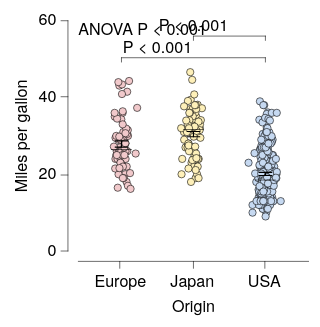

The Vega-Lite source for this figure:
### Vega-Lite specification from a JSON file in a GitHub repository (floating-point values rounded to 4 significant figures; data arrays with more than 128 entries replaced by an {"elided": "..."} marker saying what was removed)
{"background": null, "config": {"arc": {"fill": "#DBDBDB", "fillOpacity": 1.0, "innerRadius": 25.0, "padAngle": 0.03, "stroke": "black", "strokeOpacity": 1, "strokeWidth": 0.25}, "area": {"fill": "#DBDBDB", "fillOpacity": 1.0, "stroke": "black", "strokeOpacity": 1, "strokeWidth": 0.25}, "axis": {"domain": true, "domainCap": "round", "domainColor": "black", "domainWidth": 0.25, "grid": false, "gridCap": "round", "gridColor": "#F1F1F1", "gridDash": [0, 0], "gridOpacity": 1.0, "gridWidth": 0.25, "labelColor": "black", "labelFont": "HelveticaNeue", "labelFontSize": 7, "labelFontStyle": "normal", "labelFontWeight": 400, "offset": 4.5, "ticks": true, "tickCap": "round", "tickColor": "black", "tickSize": 3, "tickWidth": 0.25, "titleColor": "black", "titleFont": "HelveticaNeue", "titleFontSize": 7, "titleFontStyle": "normal", "titleFontWeight": 400}, "axisX": {"domain": true, "labelAlign": "center", "labelAngle": 0, "labels": true, "ticks": true, "translate": 0}, "axisY": {"domain": true, "labelAlign": "right", "labelAngle": 0, "labels": true, "ticks": true, "translate": 0}, "axisRight": {"domain": true, "labelAlign": "left", "labelAngle": 0, "labels": true, "ticks": true, "translate": 0}, "axisTop": {"domain": true, "labelAlign": "center", "labelAngle": 0, "labels": true, "ticks": true, "translate": 0}, "bar": {"fill": "#DBDBDB", "fillOpacity": 1.0, "stroke": "black", "strokeOpacity": 1, "strokeWidth": 0.25}, "boxplot": {"size": 9.0, "ticks": {"cornerRadius": 0.25, "fill": "black", "size": 4.5, "thickness": 0.25}, "box": {"fillOpacity": 1.0, "stroke": "black", "strokeOpacity": 1, "strokeWidth": 0.25}, "median": {"fill": "black", "fillOpacity": 1.0, "size": 9.0, "thickness": 0.25}, "rule": {"fill": "black", "fillOpacity": 1.0, "size": 10.0, "stroke": "black", "strokeDash": [0, 0], "strokeOpacity": 1, "strokeWidth": 0.25}, "outliers": {"color": "black", "fill": "black", "fillOpacity": 1.0, "size": 0, "stroke": "black", "strokeOpacity": 1, "strokeWidth": 0.25}}, "circle": {"fill": "black", "fillOpacity": 1.0, "size": 0.5, "stroke": "black", "strokeOpacity": 1, "strokeWidth": 0.25}, "errorband": {"band": {"fillOpacity": 0.6, "stroke": null, "strokeWidth": 0.25, "strokeOpacity": 1}, "borders": {"opacity": 0, "strokeOpacity": 0.25, "strokeWidth": 1}}, "errorbar": {"opacity": 1, "rule": {"strokeDash": [0, 0], "strokeWidth": 0.5}, "ticks": {"color": "black", "cornerRadius": 0.25, "opacity": 1, "size": 6.0, "thickness": 0.5}, "thickness": 0.5}, "font": "HelveticaNeue", "geoshape": {"fill": "#DBDBDB", "fillOpacity": 1.0, "stroke": "black", "strokeOpacity": 1, "strokeWidth": 0.25}, "header": {"labelColor": "black", "labelFont": "HelveticaNeue", "labelFontSize": 7, "labelFontStyle": "normal", "labelFontWeight": 400, "titleColor": "black", "titleFont": "HelveticaNeue", "titleFontSize": 7, "titleFontStyle": "normal", "titleFontWeight": 400, "titlePadding": 0}, "legend": {"disable": false, "offset": 4.5, "gradientLength": 50.0, "gradientThickness": 5.0, "gradientOpacity": 1.0, "gradientStrokeColor": "black", "gradientStrokeWidth": 0.25, "labelColor": "black", "labelFont": "HelveticaNeue", "labelFontSize": 7, "labelFontStyle": "normal", "labelFontWeight": 400, "strokeColor": "black", "strokeWidth": 0, "symbolSize": 42, "symbolStrokeColor": "black", "symbolStrokeWidth": 0.25, "titleColor": "black", "titleFont": "HelveticaNeue", "titleFontSize": 7, "titleFontStyle": "normal", "titleFontWeight": 400}, "line": {"color": "black", "stroke": "black", "strokeCap": "round", "strokeDash": [0, 0], "strokeOpacity": 1, "strokeWidth": 0.375}, "point": {"filled": true, "fill": "#DBDBDB", "fillOpacity": 1.0, "size": 5.0, "stroke": "black", "strokeOpacity": 1, "strokeWidth": 0.25}, "range": {"category": ["#C6D9F1", "#F1C9CB", "#FEF0B9", "#CEE37A", "#7AA8E0", "#E589A3", "#FDDD5D", "#68B961", "#4177B1", "#C35082", "#E5C227", "#438156"], "diverging": {"scheme": ["#C35082", "#CE6D94", "#D989A7", "#E2A4BA", "#EABFCE", "#F1DBE2", "#F6F6F6", "#D7E0EB", "#B9CBE0", "#9BB6D5", "#7DA1C9", "#5F8CBD", "#4177B1"]}, "heatmap": {"scheme": ["#DFE9F7", "#C6D9F1", "#ADC8EC", "#94B8E6", "#7AA8E0", "#6097DA", "#4D87CA", "#4177B1", "#386898", "#2F597F", "#264A69", "#1D3A58"]}, "ordinal": {"scheme": ["#F1F1F1", "#DBDBDB", "#C6C6C6", "#B2B2B2", "#9D9D9D", "#898989", "#767676", "#636363", "#515151", "#404040", "#2F2F2F", "#1F1F1F"]}, "ramp": {"scheme": ["#DFE9F7", "#C6D9F1", "#ADC8EC", "#94B8E6", "#7AA8E0", "#6097DA", "#4D87CA", "#4177B1", "#386898", "#2F597F", "#264A69", "#1D3A58"]}}, "rule": {"color": "black", "stroke": "black", "strokeCap": "round", "strokeDash": [2, 2], "strokeOpacity": 1, "strokeWidth": 0.25}, "scale": {"bandPaddingInner": 0.1, "bandPaddingOuter": 0.1, "round": false}, "rect": {"fill": "#DBDBDB", "fillOpacity": 1.0, "stroke": "black", "strokeOpacity": 1, "strokeWidth": 0.25}, "square": {"fill": "#DBDBDB", "fillOpacity": 1.0, "size": 10.0, "stroke": "black", "strokeOpacity": 1, "strokeWidth": 0.25}, "text": {"color": "black", "font": "HelveticaNeue", "fontSize": 7, "fontStyle": "normal", "fontWeight": 400}, "title": {"anchor": "middle", "frame": "group", "color": "black", "font": "HelveticaNeue", "fontSize": 7, "fontStyle": "normal", "fontWeight": 400, "subtitleColor": "black", "subtitleFont": "HelveticaNeue", "subtitleFontSize": "HelveticaNeue", "subtitleFontStyle": "normal", "subtitleFontWeight": 400}, "view": {"continuousWidth": 100, "continuousHeight": 100, "discreteWidth": 100, "discreteHeight": 100, "fill": null, "stroke": null, "strokeWidth": 0.25}}, "layer": [{"data": {"name": "data-5a85ede2053d4aec77293cfb476ae07b"}, "mark": {"type": "circle", "opacity": 1.0, "size": 10.0}, "encoding": {"color": {"field": "Origin", "legend": null, "sort": ["USA", "Europe", "Japan"], "title": null, "type": "nominal"}, "x": {"axis": {}, "field": "Origin", "sort": ["USA", "Europe", "Japan"], "title": "Origin", "type": "nominal"}, "xOffset": {"field": "jitter_x", "scale": {"domain": [-7.33, 7.33], "range": [5.17, 19.83]}, "type": "quantitative"}, "y": {"field": "Miles_per_Gallon", "title": "Miles per gallon", "type": "quantitative"}}}, {"data": {"name": "data-64e7897fd8423deef5c97d660b6d3367"}, "mark": {"type": "errorbar"}, "encoding": {"x": {"axis": {}, "field": "Origin", "sort": ["USA", "Europe", "Japan"], "title": "Origin", "type": "nominal"}, "y": {"field": "__mean", "title": "Miles per gallon", "type": "quantitative"}, "yError": {"field": "__error"}}}, {"data": {"name": "data-5a85ede2053d4aec77293cfb476ae07b"}, "mark": {"type": "boxplot", "box": {"fillOpacity": 0, "strokeOpacity": 0}, "outliers": {"opacity": 0}, "rule": {"strokeOpacity": 0}, "ticks": false}, "encoding": {"x": {"axis": {}, "field": "Origin", "sort": ["USA", "Europe", "Japan"], "title": "Origin", "type": "nominal"}, "y": {"field": "Miles_per_Gallon", "title": "Miles per gallon", "type": "quantitative"}}}, {"layer": [{"data": {"name": "data-f3d3057cd27e08bbf0694749938c943e"}, "mark": {"type": "text", "align": "left", "angle": 0, "baseline": "top", "dx": 0, "dy": 0, "fontSize": 7, "opacity": 1.0}, "encoding": {"text": {"field": "__text", "type": "nominal"}, "x": {"value": 0}, "y": {"value": 0}}}, {"layer": [{"data": {"values": [{"x": "USA", "x2": "Europe", "y": 50.36, "__dysonsphere__": 1}]}, "mark": {"type": "rule", "strokeCap": "round", "strokeDash": [0, 0], "strokeWidth": 0.25}, "encoding": {"x": {"field": "x", "type": "nominal"}, "x2": {"field": "x2"}, "y": {"field": "y", "type": "quantitative"}}}, {"data": {"values": [{"x": "USA", "y": 50.36, "y2": 49.23, "__dysonsphere__": 1}]}, "mark": {"type": "rule", "strokeCap": "round", "strokeDash": [0, 0], "strokeWidth": 0.25}, "encoding": {"x": {"field": "x", "type": "nominal"}, "y": {"field": "y", "type": "quantitative"}, "y2": {"field": "y2"}}}, {"data": {"values": [{"x": "Europe", "y": 50.36, "y2": 49.23, "__dysonsphere__": 1}]}, "mark": {"type": "rule", "strokeCap": "round", "strokeDash": [0, 0], "strokeWidth": 0.25}, "encoding": {"x": {"field": "x", "type": "nominal"}, "y": {"field": "y", "type": "quantitative"}, "y2": {"field": "y2"}}}, {"data": {"values": [{"y": 50.36, "label": "P < 0.001", "__dysonsphere__": 1}]}, "mark": {"type": "text", "align": "center", "dy": -4, "fontSize": 7}, "encoding": {"text": {"field": "label", "type": "nominal"}, "x": {"value": 34.38}, "y": {"field": "y", "type": "quantitative"}}}]}, {"layer": [{"data": {"values": [{"x": "USA", "x2": "Japan", "y": 56.0, "__dysonsphere__": 1}]}, "mark": {"type": "rule", "strokeCap": "round", "strokeDash": [0, 0], "strokeWidth": 0.25}, "encoding": {"x": {"field": "x", "type": "nominal"}, "x2": {"field": "x2"}, "y": {"field": "y", "type": "quantitative"}}}, {"data": {"values": [{"x": "USA", "y": 56.0, "y2": 54.87, "__dysonsphere__": 1}]}, "mark": {"type": "rule", "strokeCap": "round", "strokeDash": [0, 0], "strokeWidth": 0.25}, "encoding": {"x": {"field": "x", "type": "nominal"}, "y": {"field": "y", "type": "quantitative"}, "y2": {"field": "y2"}}}, {"data": {"values": [{"x": "Japan", "y": 56.0, "y2": 54.87, "__dysonsphere__": 1}]}, "mark": {"type": "rule", "strokeCap": "round", "strokeDash": [0, 0], "strokeWidth": 0.25}, "encoding": {"x": {"field": "x", "type": "nominal"}, "y": {"field": "y", "type": "quantitative"}, "y2": {"field": "y2"}}}, {"data": {"values": [{"y": 56.0, "label": "P < 0.001", "__dysonsphere__": 1}]}, "mark": {"type": "text", "align": "center", "dy": -4, "fontSize": 7}, "encoding": {"text": {"field": "label", "type": "nominal"}, "x": {"value": 50.0}, "y": {"field": "y", "type": "quantitative"}}}]}], "name": "__dysonsphere_0e066223502be1b6_1"}], "$schema": "https://vega.github.io/schema/vega-lite/v6.4.1.json", "datasets": {"data-5a85ede2053d4aec77293cfb476ae07b": {"elided": "398 records"}, "data-64e7897fd8423deef5c97d660b6d3367": [{"Origin": "USA", "__mean": 20.08, "__error": 0.4058, "__dysonsphere__": 1}, {"Origin": "Japan", "__mean": 30.45, "__error": 0.6852, "__dysonsphere__": 1}, {"Origin": "Europe", "__mean": 27.89, "__error": 0.8037, "__dysonsphere__": 1}], "data-f3d3057cd27e08bbf0694749938c943e": [{"__text": "ANOVA P < 0.001", "__dysonsphere__": 1}]}}
